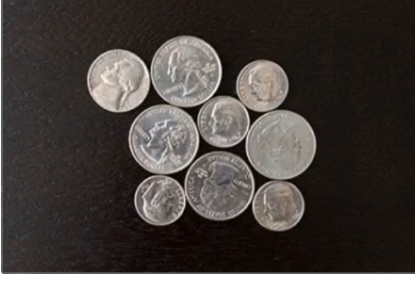
#> input picture opencv-python-学习笔记-kenny/笔记配套代码/04_cv_image-process/mydata/silver_coins.jpeg, 415 x 284 px
$ python watershred-demo2.py
#> lines starting #> are read from the running program, lines starting #| are printed output that depends on the picture; after the words box and inside, x2 and y2 are one past the last pixel; in counts of white or black regions, pixels touching at a corner belong together
#> further down, src is the input picture: shape (284, 415, 3); mean B, G, R 60.2, 63.7, 70.1
# -*- coding: UTF-8 -*-
import cv2 as cv
import numpy as np


def watershed_algorithm(image):
    # 边缘保留滤波EPF  去噪
    blur = cv.pyrMeanShiftFiltering(image,sp=10,sr=100)
    # 转成灰度图像
    gray = cv.cvtColor(blur, cv.COLOR_BGR2GRAY)
    # 得到二值图像   自适应阈值
    ret, binary = cv.threshold(gray, 0, 255, cv.THRESH_BINARY | cv.THRESH_OTSU)
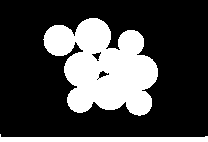
#> binary: shape (142, 208); 27.7% white; 2 white regions, box (x1, y1, x2, y2) and area: (43, 18, 158, 116) 7122, (0, 134, 208, 142) 1046
#> ret = 90
    # cv.imshow('binary image', binary)

    # 形态学操作   获取结构元素  开操作
    kernel = cv.getStructuringElement(cv.MORPH_RECT, (3, 3))
    opening = cv.morphologyEx(binary, cv.MORPH_OPEN, kernel=kernel, iterations=2)
#> opening: shape (142, 208); 27.6% white; 2 white regions, box (x1, y1, x2, y2) and area: (44, 18, 158, 115) 7116, (0, 136, 208, 142) 1043
    # 确定区域
    sure_bg = cv.dilate(opening, kernel, iterations=3)
#> sure_bg: shape (142, 208); 36% white; 2 white regions, box (x1, y1, x2, y2) and area: (41, 15, 161, 118) 8975, (0, 133, 208, 142) 1670
    # cv.imshow('mor-opt', sure_bg)

    # 距离变换
    dist = cv.distanceTransform(opening, cv.DIST_L2, 3)
    dist_out = cv.normalize(dist, 0, 1.0, cv.NORM_MINMAX)
    # cv.imshow('distance-', dist_out * 50)
    ret, surface = cv.threshold(dist_out, dist_out.max() * 0.55, 255, cv.THRESH_BINARY)
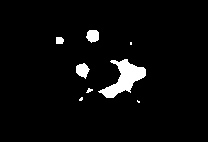
#> surface: shape (142, 208) float32; 4% white; 8 white regions (3 under 20 px), largest, box (x1, y1, x2, y2) and area: (98, 59, 146, 98) 807, (76, 63, 90, 79) 145, (86, 30, 99, 43) 132, (56, 37, 64, 44) 51, (86, 88, 93, 93) 20
#> ret = 0.0163
    # cv.imshow('surface-markers', surface)

    surface_fg = np.uint8(surface)    # 转成8位整型
    unkonown = cv.subtract(sure_bg, surface_fg)        # 找到位置区域
#> unkonown: shape (142, 208); 32% white; 2 white regions, box (x1, y1, x2, y2) and area: (41, 15, 161, 118) 7796, (0, 133, 208, 142) 1670
    # Marker labelling
    ret, markers = cv.connectedComponents(surface_fg)  # 连通区域
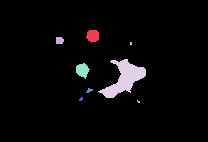
#> markers: shape (142, 208) int32; 9 distinct labels, from 0 to 8; one colour per label, 0 black
#> ret = 9
    print(ret)
#| 9

    # 分水岭变换
    # Add one to all labels so that sure background is not 0, but 1
    markers = markers + 1
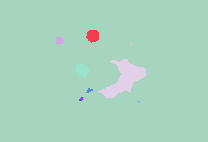
#> markers: shape (142, 208) int32; 9 distinct labels, from 1 to 9; one colour per label, 0 black
    # Now, mark the region of unknown with zero
    markers[unkonown == 255] = 0
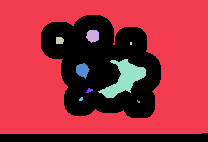
#> markers: shape (142, 208) int32; 10 distinct labels, from 0 to 9; one colour per label, 0 black
    # 实施分水岭算法了。标签图像将会被修改，边界区域的标记将变为 -1
    markers = cv.watershed(image, markers=markers)
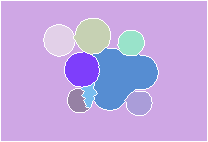
#> markers: shape (142, 208) int32; 10 distinct labels, from -1 to 9; one colour per label, 0 black, -1 white
    image[markers == -1] = [0, 0, 255]      # 被标记的区域   设为红色
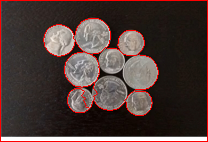
#> image: shape (142, 208, 3); mean B, G, R 55.2, 58.6, 76.1
    cv.imshow('result', image)


src = cv.imread('../mydata/silver_coins.jpeg')
src = cv.resize(src, None, fx=0.5, fy=0.5)
cv.imshow('input image', src)
watershed_algorithm(src)
cv.waitKey(0)
cv.destroyAllWindows()
